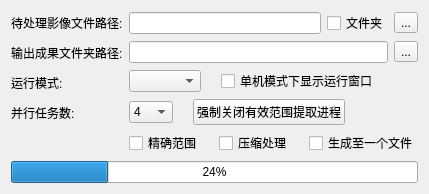
     <widget class="QWidget" name="GenValidRange_page">
      <layout class="QGridLayout" name="gridLayout_70">
       <item row="0" column="0" colspan="2">
        <layout class="QGridLayout" name="gridLayout_67">
         <item row="0" column="0">
          <layout class="QGridLayout" name="gridLayout_68">
           <item row="1" column="0">
            <widget class="QLabel" name="label_78">
             <property name="text">
              <string>输出成果文件夹路径:</string>
             </property>
            </widget>
           </item>
           <item row="2" column="0">
            <widget class="QLabel" name="label_79">
             <property name="text">
              <string>运行模式:</string>
             </property>
            </widget>
           </item>
           <item row="3" column="0">
            <widget class="QLabel" name="label_80">
             <property name="text">
              <string>并行任务数:</string>
             </property>
            </widget>
           </item>
           <item row="0" column="0">
            <widget class="QLabel" name="label_81">
             <property name="text">
              <string>待处理影像文件路径:</string>
             </property>
            </widget>
           </item>
           <item row="4" column="0">
            <widget class="QLabel" name="label_82">
             <property name="text">
              <string/>
             </property>
            </widget>
           </item>
          </layout>
         </item>
         <item row="0" column="1">
          <layout class="QGridLayout" name="gridLayout_69">
           <item row="0" column="0">
            <layout class="QHBoxLayout" name="horizontalLayout_71">
             <item>
              <widget class="QLineEdit" name="lineEdit_56"/>
             </item>
             <item>
              <widget class="QCheckBox" name="checkBox_43">
               <property name="text">
                <string>文件夹</string>
               </property>
              </widget>
             </item>
             <item>
              <widget class="QToolButton" name="toolButton_33">
               <property name="text">
                <string>...</string>
               </property>
              </widget>
             </item>
            </layout>
           </item>
           <item row="1" column="0">
            <layout class="QHBoxLayout" name="horizontalLayout_72">
             <item>
              <widget class="QLineEdit" name="lineEdit_57"/>
             </item>
             <item>
              <widget class="QToolButton" name="toolButton_34">
               <property name="text">
                <string>...</string>
               </property>
              </widget>
             </item>
            </layout>
           </item>
           <item row="2" column="0">
            <layout class="QHBoxLayout" name="horizontalLayout_73" stretch="1,2,1">
             <property name="spacing">
              <number>20</number>
             </property>
             <item>
              <widget class="QComboBox" name="comboBox_14"/>
             </item>
             <item>
              <widget class="QCheckBox" name="checkBox_44">
               <property name="text">
                <string>单机模式下显示运行窗口</string>
               </property>
              </widget>
             </item>
             <item>
              <spacer name="horizontalSpacer_81">
               <property name="orientation">
                <enum>Qt::Horizontal</enum>
               </property>
               <property name="sizeHint" stdset="0">
                <size>
                 <width>40</width>
                 <height>20</height>
                </size>
               </property>
              </spacer>
             </item>
            </layout>
           </item>
           <item row="3" column="0">
            <layout class="QHBoxLayout" name="horizontalLayout_74" stretch="1,1,2">
             <property name="spacing">
              <number>20</number>
             </property>
             <item>
              <widget class="QComboBox" name="comboBox_15">
               <property name="currentIndex">
                <number>3</number>
               </property>
               <property name="modelColumn">
                <number>0</number>
               </property>
               <item>
                <property name="text">
                 <string>1</string>
                </property>
               </item>
               <item>
                <property name="text">
                 <string>2</string>
                </property>
               </item>
               <item>
                <property name="text">
                 <string>3</string>
                </property>
               </item>
               <item>
                <property name="text">
                 <string>4</string>
                </property>
               </item>
               <item>
                <property name="text">
                 <string>5</string>
                </property>
               </item>
               <item>
                <property name="text">
                 <string>6</string>
                </property>
               </item>
               <item>
                <property name="text">
                 <string>7</string>
                </property>
               </item>
               <item>
                <property name="text">
                 <string>8</string>
                </property>
               </item>
               <item>
                <property name="text">
                 <string>9</string>
                </property>
               </item>
               <item>
                <property name="text">
                 <string>10</string>
                </property>
               </item>
              </widget>
             </item>
             <item>
              <widget class="QPushButton" name="pushButton_40">
               <property name="text">
                <string>强制关闭有效范围提取进程</string>
               </property>
              </widget>
             </item>
             <item>
              <spacer name="horizontalSpacer_82">
               <property name="orientation">
                <enum>Qt::Horizontal</enum>
               </property>
               <property name="sizeHint" stdset="0">
                <size>
                 <width>40</width>
                 <height>20</height>
                </size>
               </property>
              </spacer>
             </item>
            </layout>
           </item>
           <item row="4" column="0">
            <layout class="QHBoxLayout" name="horizontalLayout_75" stretch="0,0,0">
             <item>
              <widget class="QCheckBox" name="checkBox_45">
               <property name="text">
                <string>精确范围</string>
               </property>
               <property name="checked">
                <bool>false</bool>
               </property>
              </widget>
             </item>
             <item>
              <widget class="QCheckBox" name="checkBox_47">
               <property name="text">
                <string>压缩处理</string>
               </property>
              </widget>
             </item>
             <item>
              <widget class="QCheckBox" name="checkBox_46">
               <property name="text">
                <string>生成至一个文件</string>
               </property>
              </widget>
             </item>
            </layout>
           </item>
          </layout>
         </item>
         <item row="1" column="0" colspan="2">
          <widget class="QProgressBar" name="progressBar_16">
           <property name="value">
            <number>24</number>
           </property>
          </widget>
         </item>
        </layout>
       </item>
      </layout>
     </widget>
